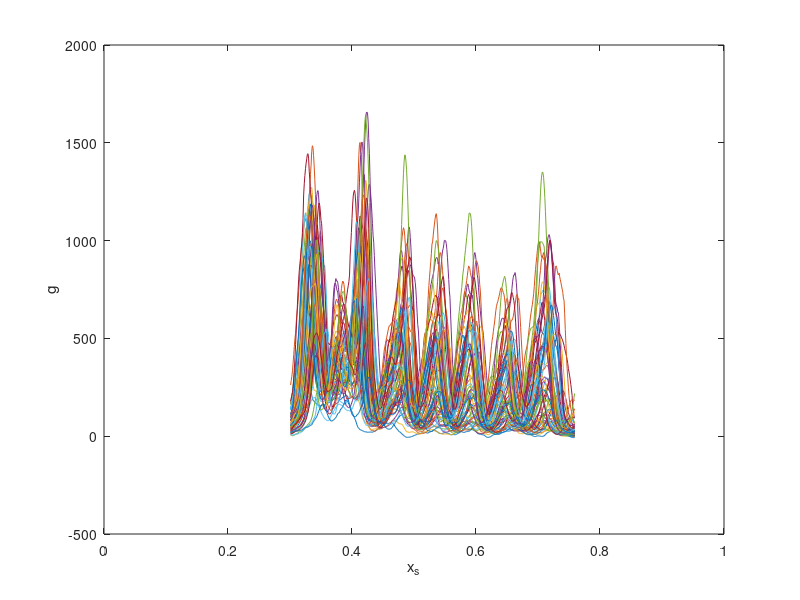

Here is the MATLAB script that generated this plot: (Note: this script raises an error after producing the figure.)
% author: Milos Nikolic, mnikolic@princeton.edu


clear;
addpath('auxiliary_matlab_functions')
load('rawProfiles_prd.mat')

%% extract data from data struct
Nemb=length(data);
L=[data.L];
age=[data.age];
thickness=[data.dist];

profiles_prd=nan(1000,Nemb);

y=(1:1000)/1000;
for k=1:Nemb
    profiles_prd(:,k)=data(k).Prd;
end
%% prepare stripes for fitting
y=(1:1000)./1000;

%subtract a bakground value for the profiles for better fitting from a
%region where there is no expression.
bak=mean2(profiles_prd(900:950,:))+std2(profiles_prd(900:950,:)); 
profiles_prd_clean=profiles_prd-bak;
%

profiles_prd_clean(1:300,:)=nan;
profiles_prd_clean(760:1000,:)=nan;


%% inspect
figure(6)
plot(y,profiles_prd_clean)
xlabel('x_s')
ylabel('g')

%% fit prd
% Fitting prd is slightly different becuase the stripe structure of prd
% is a bit more complicated, as the low expression domains between stripes
% tend to have some uneven expression which may appear as false stripes. 
% For more details please refer to:
% insitu.fruitfly.org/cgi-bin/ex/report.pl?ftype=1&ftext=FBgn0003145
% This does not prevent us from identifying the seven primary stripes of 
% prd, but the fitting procedure is adapted to account for this.
% 
% We manually provide the intial guesses for the peak positions here. 
% Note that along the dorsal profile used here, a small peak between 
% stripes 1 and 2 appears in the late stage of nc14. This is "peak #8" in 
% our fitting function. We ignore it in further analysis, as this is
% clearly an example of the uneven expression between stripes 1 and 2. 


Nemb_clean=size(profiles_prd_clean,2);

peak_position0=nan(8,Nemb_clean);
peak_position0(1,:)=0.34; %peak #1
peak_position0(2,1:end)=0.421; %peak #2
peak_position0(3,1:end)=0.477; %peak #3
peak_position0(4,1:end)=0.535; %peak #4
peak_position0(5,1:end)=0.594; %peak #5
peak_position0(6,1:end)=0.651; %peak #6
peak_position0(7,1:end)=0.709; %peak #7
peak_position0(8,1:end)=0.39; %peak #1.5 (Between 1 and 2 that appears late)

pp_prd=ones(size(peak_position0))*-1;
pp_prd(isnan(peak_position0))=nan;
all_pp_prd=pp_prd;
all_param_prd=-1*ones(30,Nemb_clean);

idx_curr=find(~isnan(peak_position0(:,1)));
pp0_curr=peak_position0(idx_curr,1);
[pp,param,fval]=fit_prd(y,profiles_prd_clean(:,1),pp0_curr);
pp_prd(idx_curr,1)=pp;
all_param_prd(3*idx_curr-2,1)=param(1:3:end)';
all_param_prd(3*idx_curr-1,1)=param(2:3:end)';
all_param_prd(3*idx_curr,1)=param(3:3:end)';
all_pp_prd(idx_curr,1)=(param(1:3:end)');

for k=2:Nemb_clean
    idx_curr=find(~isnan(peak_position0(:,k)));
    pp0_curr=peak_position0(idx_curr,k);
    [pp,param,fval]=fit_prd(y,profiles_prd_clean(:,k),pp0_curr);
    pp_prd(idx_curr,k)=pp;
    all_param_prd(3*idx_curr-2,k)=param(1:3:end)';
    all_param_prd(3*idx_curr-1,k)=param(2:3:end)';
    all_param_prd(3*idx_curr,k)=param(3:3:end)';
    all_pp_prd(idx_curr,k)=(param(1:3:end)');

    disp(k);
    pause(0.005);

end
%
all_pp_prd=sort(all_pp_prd,1);
all_pp_prd(2,:)=[]; 
%% time correct

std_pp=nan(7,1);
mean_pp=nan(7,1);
std_pp_err=nan(7,1);
all_pp_prd_corr=nan(size(all_pp_prd));
t0=45; %set correction time to 45 min in nc14

%plotting options
def_colors=[0, 0.4470, 0.7410;...
0.8500, 0.3250, 0.0980;...
0.9290, 0.6940, 0.1250;...
0.4940, 0.1840, 0.5560;...
0.4660, 0.6740, 0.1880;...
0.3010, 0.7450, 0.9330;...
0.6350, 0.0780, 0.1840];
hf3=figure(3);
ax1=subplot(1,2,1);
hold(ax1,'on');
ax2=subplot(1,2,2);
hold(ax2,'on');

fit_age_coeff=nan(7,2);

for pp_idx=1:7
pp_curr_prd=all_pp_prd(pp_idx,:);

options = fitoptions('Method','NonlinearLeastSquares', 'Robust', 'LAR','StartPoint',[mean(pp_curr_prd),max(pp_curr_prd)-min(pp_curr_prd)]);
ft = fittype( 'poly1' );
[fitresult, gof] = fit( age', pp_curr_prd',ft, options);

pp_curr_prd_corr=pp_curr_prd-fitresult.p1*(age-t0);


fit_age_coeff(pp_idx,1)=fitresult.p1;
fit_age_coeff(pp_idx,1)=fitresult.p2;

all_pp_prd_corr(pp_idx,:)=pp_curr_prd_corr;

std_pp(pp_idx)=std(pp_curr_prd_corr);
mean_pp(pp_idx)=nanmean(pp_curr_prd_corr);
stats = bootstrp(1000,@(x)nanstd(x),pp_curr_prd_corr);
std_pp_err(pp_idx)=std(stats);


plot(ax2,age,pp_curr_prd_corr,'.','color',def_colors(mod(pp_idx,8),:));
axis(ax2,[30 60 0.2 0.9]);

plot(ax1,age,pp_curr_prd,'.','color',def_colors(mod(pp_idx,8),:));
plot(ax1,[30 60],fitresult.p1*[30 60]+fitresult.p2,'-','color',def_colors(mod(pp_idx,8),:));
axis(ax1,[30 60 0.2 0.9]);

xlabel(ax1,'Embryo age (min)');
ylabel(ax1, 'Peak position x/L');
title(ax1,'Raw');

xlabel(ax2,'Embryo age (min)');
ylabel(ax2, 'Peak position x/L');
title(ax2,'Time corrected')
end

set(ax1,'fontsize',14);
set(ax2,'fontsize',14);

%% calculate precision

% calculate error based on anchoring. you only need the length variation.
x_fine=linspace(0,480,200);
sigma_A_fine=x_fine.*std(1./L);
sigma_P_fine=sqrt((mean(L)-x_fine).^2).*std(1./L);
sigma_AP_fine=sqrt(1./(1./sigma_A_fine.^2+1./sigma_P_fine.^2));
y_fine=x_fine./mean(L);

stats=bootstrp(1000,@(x) x_fine.*std(1./x),L);
% sigma_A_fine2=nanmean(stats);
sigma_A_fine_err=nanstd(stats);


stats=bootstrp(1000,@(x) sqrt((mean(L)-x_fine).^2).*std(1./x),L);
% sigma_P_fine2=nanmean(stats);
sigma_P_fine_err=nanstd(stats);


stats=bootstrp(1000,@(x) sqrt(1./(1./(x_fine.*std(1./x)).^2+1./(sqrt((mean(L)-x_fine).^2).*std(1./x)).^2)),L);
% sigma_AP_fine2=nanmean(stats);
sigma_AP_fine_err=nanstd(stats);
% plot precision sigma_x/L and anchoring
hf=figure(4);
f=1.5;
pbaspect([2 1 1])

def_colors=[0, 0.4470, 0.7410;...
0.8500, 0.3250, 0.0980;...
0.9290, 0.6940, 0.1250;...
0.4940, 0.1840, 0.5560;...
0.4660, 0.6740, 0.1880;...
0.3010, 0.7450, 0.9330;...
0.6350, 0.0780, 0.1840];
    

hold on

pgon1 = polyshape([y_fine fliplr(y_fine)],[sigma_A_fine+sigma_A_fine_err, fliplr(sigma_A_fine-sigma_A_fine_err)]);
hp_pgon1=plot(pgon1,'FaceColor',[1 0.5 0.5],'FaceAlpha',0.5,'edgecolor','none');
hp4=plot(y_fine,sigma_A_fine,'k--');

pgon2 = polyshape([y_fine fliplr(y_fine)],[sigma_P_fine+sigma_P_fine_err, fliplr(sigma_P_fine-sigma_P_fine_err)]);
hp_pgon2=plot(pgon2,'FaceColor',[0.5 1 0.5],'FaceAlpha',0.5,'edgecolor','none');
hp5=plot(y_fine,sigma_P_fine,'k--');

pgon3 = polyshape([y_fine fliplr(y_fine)],[sigma_AP_fine+sigma_AP_fine_err, fliplr(sigma_AP_fine-sigma_AP_fine_err)]);
hp_pgon3=plot(pgon3,'FaceColor',[ 0.5 0.5 1 ],'FaceAlpha',0.25,'edgecolor','none');
hp6=plot(y_fine,sigma_AP_fine,'k-');
axis([ 0 1 0 0.02]);

hp=errorbar(mean_pp,std_pp,std_pp_err,'b.');

xlabel('x/L');
ylabel('\sigma_{x/L}');
legend([hp, hp_pgon1, hp_pgon2, hp_pgon3],{'Prd','A anchor','P anchor','AP anchor'},'location','northoutside');
set(gca,'fontsize',14,'fontname','helvetica','tickdir','in','linewidth',1);
grid on
box on
hold off
%% plot stripe positions vs. L
figure(5)
figure(5)
hold on
plot([0 550],[0 550],'k--')
for k=1:7
    options = fitoptions('Method','NonlinearLeastSquares','Robust','LAR','StartPoint',[mean_pp(k)]);
    ft = fittype( 'a*x' );
    [fitresult, gof] = fit( L', all_pp_prd_corr(k,:)'.*L',ft);
    plot([0 550],fitresult.a*[0 550],'-','color',0.7*[1 1 1])
end
plot(L,L'.*all_pp_prd_corr','.');

hold off
axis([0 550 0 550])
xlabel('x (\mu m)')
ylabel('Absolute stripe position (\mu m)');
